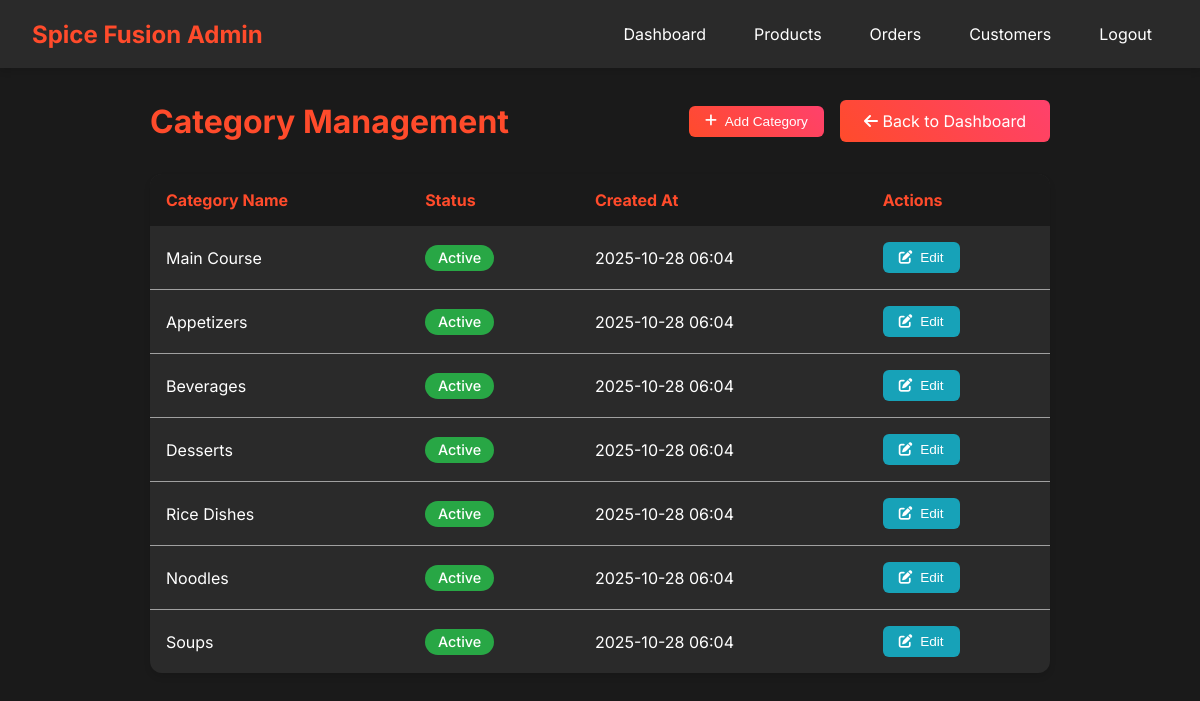
Page /admin/categories/categories.php (signed in) on the committed database.
### tables this page shows
CREATE TABLE `category` (
  `category_id` int(11) NOT NULL,
  `category_name` varchar(100) NOT NULL,
  `description` text DEFAULT NULL,
  `image` varchar(255) DEFAULT NULL,
  `is_active` tinyint(1) DEFAULT 1,
  `created_at` timestamp NOT NULL DEFAULT current_timestamp()
);

### admin/categories/categories.php (the view, shortened to what this page needs)
<?php
$pdo = getDBConnection();
$stmt = $pdo->prepare('SELECT * FROM category ORDER BY created_at DESC');
$stmt->execute();
$categories = $stmt->fetchAll();
?>
<!DOCTYPE html>
<html lang="en">
<head>
    <link rel="stylesheet" href="https://cdnjs.cloudflare.com/ajax/libs/font-awesome/6.0.0/css/all.min.css">
</head>
<body>
    <div class="admin-header">
        <div class="header-content">
            <div class="logo">
                <h1>Spice Fusion Admin</h1>
            </div>
            <div class="nav-links">
                <a href="../dashboard/dashboard.php">Dashboard</a>
                <a href="../products/product.php">Products</a>
                <a href="../orders/order.php">Orders</a>
                <a href="../members/member.php">Customers</a>
                <a href="../auth/logout.php">Logout</a>
            </div>
        </div>
    </div>
    <div class="container">
        <div class="page-header">
            <h1 class="page-title">Category Management</h1>
            <div style="display: flex; gap: 1rem; align-items: center;">
                <button class="add-btn" onclick="openCategoryModal()">
                    <i class="fas fa-plus"></i> Add Category
                </button>
                <a href="../dashboard/dashboard.php" class="back-btn"><i class="fas fa-arrow-left"></i> Back to Dashboard</a>
            </div>
        </div>
        <?php if (empty($categories)): ?>
            <p style="color: var(--text-gray);">No category available.</p>
        <?php else: ?>
            <table class="categories-table">
                <thead>
                    <tr>
                        <th>Category Name</th>
                        <th>Status</th>
                        <th>Created At</th>
                        <th>Actions</th>
                    </tr>
                </thead>
                <tbody>
                    <?php foreach ($categories as $cat): ?>
                        <tr>
                            <td><?php echo htmlspecialchars($cat['category_name']); ?></td>
                            <td><span class="status-badge <?php echo $cat['is_active'] ? 'active' : 'inactive'; ?>"><?php echo $cat['is_active'] ? 'Active' : 'Inactive'; ?></span></td>
                            <td><?php echo date('Y-m-d H:i', strtotime($cat['created_at'])); ?></td>
                            <td>
                                <button class="edit-btn" onclick="openCategoryModal(<?php echo (int)$cat['category_id']; ?>, '<?php echo htmlspecialchars($cat['category_name'], ENT_QUOTES); ?>', '<?php echo htmlspecialchars($cat['description'] ?? '', ENT_QUOTES); ?>', <?php echo $cat['is_active'] ? 1 : 0; ?>)">
                                    <i class="fas fa-edit"></i> Edit
                                </button>
                            </td>
                        </tr>
                    <?php endforeach; ?>
                </tbody>
            </table>
        <?php endif; ?>
    </div>
</body>
</html>

### admin/categories/categories.php (style rules this page uses)
:root { --primary-color: #FF4B2B; --secondary-color: #FF416C; --background-dark: #1a1a1a; --text-light: #ffffff; --text-gray: #a0a0a0; --card-bg: #2a2a2a; --success-color: #28a745; --danger-color: #dc3545; --warning-color: #ffc107; --info-color: #17a2b8; --gradient-primary: linear-gradient(45deg, var(--primary-color), var(--secondary-color)); --shadow-soft: 0 4px 6px rgba(0, 0, 0, 0.1); --shadow-strong: 0 8px 16px rgba(0, 0, 0, 0.2); --border-radius: 12px; --transition: all 0.3s ease; }
body { font-family: 'Inter', sans-serif; margin: 0; padding: 0; background-color: var(--background-dark); color: var(--text-light); }
.admin-header { background: var(--card-bg); padding: 1rem 2rem; box-shadow: var(--shadow-soft); }
.header-content { max-width: 1400px; margin: 0 auto; display: flex; justify-content: space-between; align-items: center; }
.logo h1 { color: var(--primary-color); margin: 0; font-size: 1.5rem; }
.nav-links { display: flex; gap: 1rem; }
.nav-links a { color: var(--text-light); text-decoration: none; padding: 0.5rem 1rem; border-radius: 6px; transition: var(--transition); }
.container { max-width: 900px; margin: 2rem auto; padding: 0 2rem; }
.page-header { display: flex; justify-content: space-between; align-items: center; margin-bottom: 2rem; }
.page-title { color: var(--primary-color); margin: 0; }
.back-btn { background: var(--gradient-primary); color: var(--text-light); border: none; padding: 0.7rem 1.5rem; border-radius: 6px; cursor: pointer; text-decoration: none; transition: var(--transition); }
.categories-table { width: 100%; border-collapse: collapse; background: var(--card-bg); border-radius: var(--border-radius); overflow: hidden; box-shadow: var(--shadow-soft); }
.categories-table th, .categories-table td { padding: 1rem; text-align: left; }
.categories-table th { background: var(--background-dark); color: var(--primary-color); }
.categories-table tr:not(:last-child) { border-bottom: 1px solid var(--text-gray); }
.status-badge { padding: 0.3rem 0.8rem; border-radius: 20px; font-size: 0.9rem; font-weight: 500; display: inline-block; }
.active { background: var(--success-color); color: #fff; }
.add-btn, .edit-btn { background: var(--gradient-primary); color: var(--text-light); border: none; padding: 0.5rem 1rem; border-radius: 6px; cursor: pointer; font-size: 0.85rem; transition: var(--transition); text-decoration: none; display: inline-flex; align-items: center; gap: 0.5rem; white-space: nowrap; }
.edit-btn { background: var(--info-color); }

### rows in the picture
category: category_name "Main Course", is_active "Active", created_at "2025-10-28 06:04"
category: category_name "Appetizers", is_active "Active", created_at "2025-10-28 06:04"
category: category_name "Beverages", is_active "Active", created_at "2025-10-28 06:04"
category: category_name "Desserts", is_active "Active", created_at "2025-10-28 06:04"
category: category_name "Rice Dishes", is_active "Active", created_at "2025-10-28 06:04"
category: category_name "Noodles", is_active "Active", created_at "2025-10-28 06:04"
category: category_name "Soups", is_active "Active", created_at "2025-10-28 06:04"
